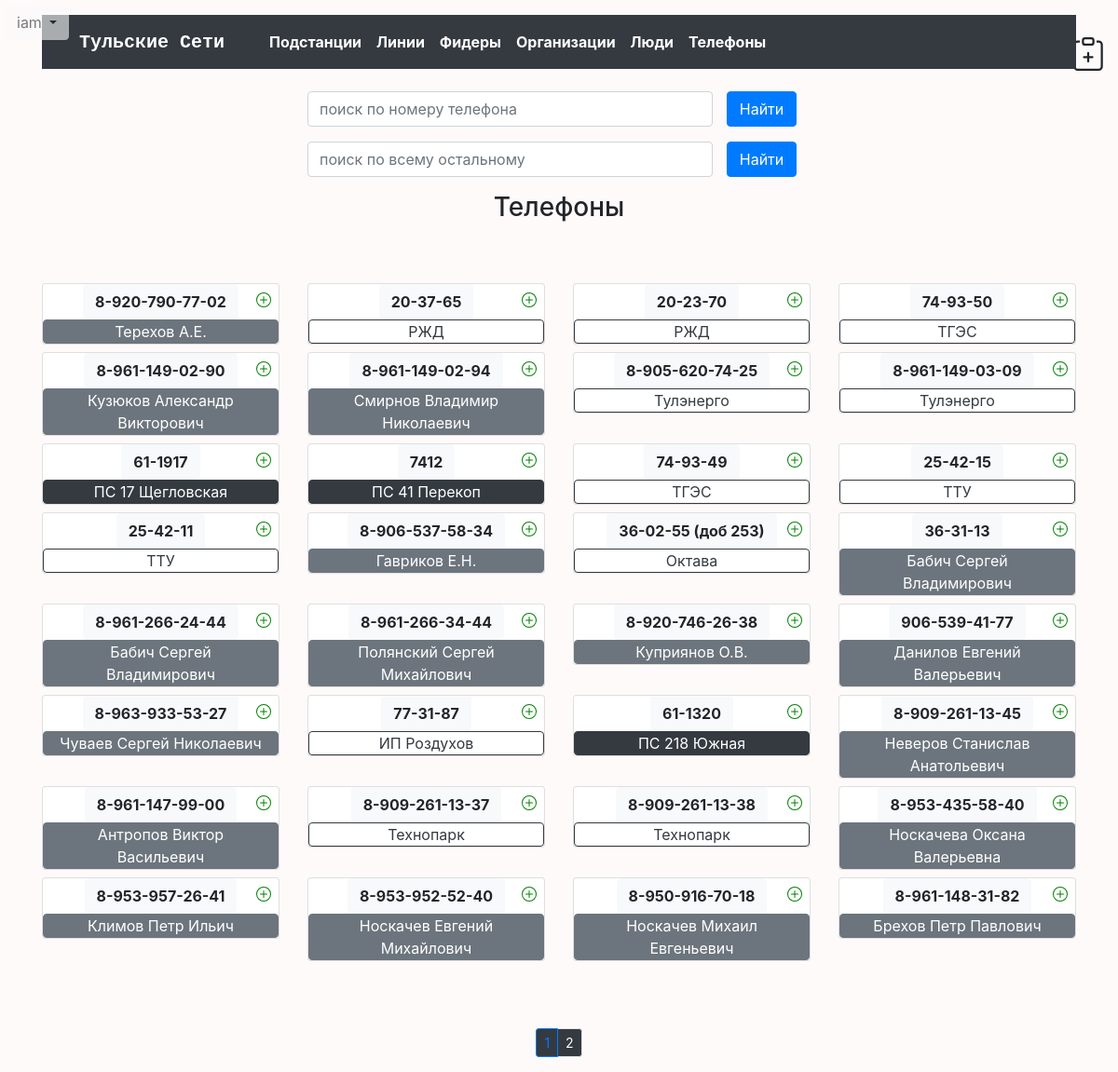
Page /phones/ (signed in) on the committed database.
### tula_net/models.py (models this page shows)
class Phone(models.Model):
    number = models.CharField(max_length=20, verbose_name='номер')
    search_number = models.CharField(max_length=16, verbose_name='НЕ ЗАПОЛНЯТЬ', blank=True, null=True)
    subscriber = models.ForeignKey(Subscriber, related_name='phones', on_delete=models.CASCADE,
                                   blank=True, null=True, verbose_name='организация')
    person = models.ForeignKey(Person, related_name='phones', on_delete=models.CASCADE,
                               blank=True, null=True, verbose_name='лицо')
    substation = models.ForeignKey(Substation, related_name='phones', on_delete=models.CASCADE,
                                   blank=True, null=True, verbose_name='ПС')
    priority = models.PositiveSmallIntegerField(blank=True, verbose_name='приоритет', null=True)
    description = models.TextField(verbose_name='описение', blank=True)
    def get_absolute_url(self):
        return reverse('phone', kwargs={'pk': self.pk})
    def __str__(self):
        return self.number
    class Meta:
        verbose_name = "Телефон"
        verbose_name_plural = "Телефоны"
        ordering = ['-priority']

class Person(models.Model):
    name = models.CharField(max_length=128, verbose_name='ФИО')
    subscriber = models.ForeignKey(Subscriber, related_name='persons', on_delete=models.CASCADE)
    position = models.CharField(max_length=64, verbose_name='должность', blank=True, null=True)
    priority = models.PositiveSmallIntegerField(blank=True, verbose_name='приоритет', null=True)
    description = models.TextField(verbose_name='Описение', blank=True)
    def get_absolute_url(self):
        return reverse('person', kwargs={'pk': self.pk})
    def __str__(self):
        return self.name
    class Meta:
        verbose_name = "Ответственное лицо"
        verbose_name_plural = "Ответственные лица"
        ordering = ['-priority']

class Subscriber(models.Model):
    name = models.CharField(max_length=128, verbose_name='Название организации', unique=True)
    short_name = models.CharField(max_length=16, verbose_name='Назв орган сокращ', blank=True, null=True)
    ours = models.BooleanField(verbose_name='наши')
    year_update = models.PositiveSmallIntegerField(verbose_name='Списки обновлены', blank=True, null=True)
    description = models.TextField(verbose_name='Описение', blank=True)
    region = models.ForeignKey(
        Region, verbose_name='участок', default=2, blank=True, null=True, on_delete=models.SET_NULL)
    def get_absolute_url(self):
        return reverse('subscriber', kwargs={'pk': self.pk})
    def __str__(self):
        return self.name
    class Meta:
        verbose_name = "организация"
        verbose_name_plural = "организации"
        ordering = ['-ours', 'name']

class Substation(models.Model):
    number = models.PositiveSmallIntegerField(verbose_name='Номер ПС', unique=True)
    name = models.CharField(max_length=32, verbose_name='Название ПС', unique=True)
    voltage_h = models.ForeignKey(
        ClassVoltage, verbose_name='напряжение высокое', related_name='ps_volt_h',
        blank=True, null=True, on_delete=models.PROTECT)
    voltage_m = models.ForeignKey(
        ClassVoltage, verbose_name='напряжение среднее', related_name='ps_volt_m',
        blank=True, null=True, on_delete=models.PROTECT)
    voltage_l = models.ForeignKey(
        ClassVoltage, verbose_name='напряжение низкое', related_name='ps_volt_l',
        blank=True, null=True, on_delete=models.PROTECT)
    alien = models.BooleanField(verbose_name='чужая?')
    owner = models.ForeignKey('Subscriber', related_name='substations', verbose_name='Владелец',
                              on_delete=models.SET_NULL, blank=True, null=True)
    group = models.ForeignKey(Group, related_name='substations', verbose_name='Группа',
                              on_delete=models.CASCADE)
    location = models.TextField(verbose_name='Расположение', blank=True)
    region = models.ForeignKey(Region, verbose_name='Участок', related_name='substations',
                               on_delete=models.SET_NULL, blank=True, null=True)
    description = models.TextField(verbose_name='Описение', blank=True)
    def get_absolute_url(self):
        return reverse('substation', kwargs={'pk': self.pk})
    def __str__(self):
        return self.name
    class Meta:
        verbose_name = "Подстанция"
        verbose_name_plural = "Подстанции"
        ordering = ['number']

### tula_net/views.py (the view)
# urls.py: path('phones/', PhoneListView.as_view(), name='phones'),
class PhoneListView(ListView):
    template_name = 'tula_net/phones.html'
    context_object_name = 'phones'
    paginate_by = 32
    def get_queryset(self):
        return Phone.objects.select_related('subscriber', 'person', 'substation')

### tula_net/context_processors.py (called while the page is built)
def add_titles(request):
    return {
        'title': 'Тульские Сети',
        'title_add': 'Добавить',
        'title_upd': 'Редактировать',
        'title_del': 'Удалить',
        'title_feeder': 'фидер',
        'title_substation': 'подстанцию',
        'title_subscriber': 'организацию',
        'title_phone': 'телефон',
        'title_person': 'лицо',
        'title_section': 'секцию',
        'title_line': 'линию',
        'title_char': 'характеристики фидера',
    }

def logik(request):
    return {
        'current_year': datetime.now().year,
        'logik_metod': request.path[1:5],
        'logik_obj': request.path[4:10],
        'logik_add': 'add_',
        'logik_upd': 'upd_',
        'logik_del': 'del_',
        'logik_feeder': '_feede',
        'logik_substation': '_subst',
        'logik_subscriber': '_subsc',
        'logik_phone': '_phone',
        'logik_person': '_perso',
        'logik_section': '_secti',
        'logik_line': '_line/',
        'logik_char': '_chara'
    }

def signs(request):
    return {
        'context_menu': {
            'substations': 'Подстанции',
            'lines': 'Линии',
            'sfeeders': 'Фидеры',
            'subscribers': 'Организации',
            'persons': ' Ответственные лица',
            'phones': 'Телефоны',
        }
    }

def class_volt(request):
    return {
        'feeder_6': "btn btn-light border-success px-3 py-0 mx-1",
        'feeder_10': "btn btn-light border-primary px-3 py-0 mx-1",
        'feeder_x': "btn btn-secondary px-3 py-0 mx-1",
        'line_35': "border-danger btn btn-dark py-0 px-4 m-1 vl-border",
        'line_110': 'border-warning btn btn-dark py-0 px-4 m-1 vl-border',
        'line_x': 'btn btn-secondary py-0 px-4 m-1',
    }

### tula_net/templates/tula_net/phones.html (shortened to what this page needs)
{% extends 'base.html' %}
{% block search %}
    <div class="mb-5">
    {% include 'incl/_searcher_phones.html' %}
<h3 class="text-center">Телефоны</h3>
    </div>
{% endblock %}
{% block cards1 %}
    <section class="my-5 py-3">
      <div class="row mb-0 phones_flag">
        {% for phone in phones %}
            <div draggable="true" class="col-6 col-md-6 col-lg-3 mb-2 big-phone-parent">
                <div class="card pt-0 text-center p-0 m-0">
                    <div class="card-body p-0 m-0 d-flex justify-content-around">
                        <a class="py-1 px-3 del-when-add"></a>
                        <a href="{{ phone.get_absolute_url }}" class="btn btn-light mx-auto">
                            <span title="{{ phone.description }}" class="card-text mb-0 text-left phone"><b>{{ phone }}</b></span>
                        </a>
                        <a href="#" class="py-1 px-2 btn_add ">
                        </a>
                    </div>
                    {% if phone.subscriber %}
                    <div class="card-body p-0 m-0 ">
                        <a href="{{ phone.subscriber.get_absolute_url }}" class="btn btn-outline-dark mx-auto d-block py-0 my-0 subscriber">
                            <p class="card-text subscriber_add">
                            {% if phone.subscriber.short_name %}
                            {{ phone.subscriber.short_name }}
                            {% else %}
                            {{ phone.subscriber }}
                            {% endif %}
                            </p>
                        </a>
                    </div>
                    {% endif %}
                    {% if phone.person %}
                    <div class="card-body p-0 m-0 ">
                        <a href="{{ phone.person.get_absolute_url }}" class="btn btn-secondary mx-auto d-block py-0 my-0 person">
                            <p class="card-text person_add">{{ phone.person }}</p>
                        </a>
                    </div>
                    {% endif %}
                    {% if phone.substation %}
                    <div class="card-body p-0 m-0 ">
                        <a href="{{ phone.substation.get_absolute_url }}" class="btn btn-dark mx-auto d-block py-0 my-0 substation">
                            <p class="card-text substation_add">ПС {{ phone.substation.number }} {{ phone.substation }}</p>
                        </a>
                    </div>
                    {% endif %}
                </div>
            </div>
    {% endfor %}
      </div>
    </section>
{% endblock %}
{% block paginator %}
{% include 'incl/_block_paginator_long.html' %}
{% load static %}
{% endblock %}

### templates/incl/_user_bar.html (shortened to what this page needs)
<div class="btn-group user_bar">
  <button type="button" class="btn btn-light dropdown-toggle " data-toggle="dropdown" aria-haspopup="true" aria-expanded="false">
    {{ request.user }}
  </button>
</div>

### Tula_Networks/static/css/style.css (style rules this page uses)
body { background-color: #FFFAFA; }
.user_bar { z-index: 999999; position: fixed; left: 5px; top: 5px; opacity: 0.6; }

### rows in the picture
Phone: number "8-920-790-77-02", person "Терехов А.Е."
Phone: number "20-37-65", subscriber.short_name "РЖД"
Phone: number "20-23-70", subscriber.short_name "РЖД"
Phone: number "74-93-50", subscriber.short_name "ТГЭС"
Phone: number "8-961-149-02-90", person "Кузюков Александр Викторович"
Phone: number "8-961-149-02-94", person "Смирнов Владимир Николаевич"
Phone: number "8-905-620-74-25", subscriber "Тулэнерго"
Phone: number "8-961-149-03-09", subscriber "Тулэнерго"
Phone: number "61-1917", substation.number "17", substation "Щегловская"
Phone: number "7412", substation.number "41", substation "Перекоп"
Phone: number "74-93-49", subscriber.short_name "ТГЭС"
Phone: number "25-42-15", subscriber.short_name "ТТУ"
Phone: number "25-42-11", subscriber.short_name "ТТУ"
Phone: number "8-906-537-58-34", person "Гавриков Е.Н."
Phone: number "36-02-55 (доб 253)", subscriber.short_name "Октава"
Phone: number "36-31-13", person "Бабич Сергей Владимирович"
Phone: number "8-961-266-24-44", person "Бабич Сергей Владимирович"
Phone: number "8-961-266-34-44", person "Полянский Сергей Михайлович"
Phone: number "8-920-746-26-38", person "Куприянов О.В."
Phone: number "906-539-41-77", person "Данилов Евгений Валерьевич"
Phone: number "8-963-933-53-27", person "Чуваев Сергей Николаевич"
Phone: number "77-31-87", subscriber.short_name "ИП Роздухов"
Phone: number "61-1320", substation.number "218", substation "Южная"
Phone: number "8-909-261-13-45", person "Неверов Станислав Анатольевич"
Phone: number "8-961-147-99-00", person "Антропов Виктор Васильевич"
Phone: number "8-909-261-13-37", subscriber.short_name "Технопарк"
Phone: number "8-909-261-13-38", subscriber.short_name "Технопарк"
Phone: number "8-953-435-58-40", person "Носкачева Оксана Валерьевна"
Phone: number "8-953-957-26-41", person "Климов Петр Ильич"
Phone: number "8-953-952-52-40", person "Носкачев Евгений Михайлович"
Phone: number "8-950-916-70-18", person "Носкачев Михаил Евгеньевич"
Phone: number "8-961-148-31-82", person "Брехов Петр Павлович"

### other values in the picture
{{ request.user }} "iam"
{{ page_obj.paginator.num_pages }} "2"
